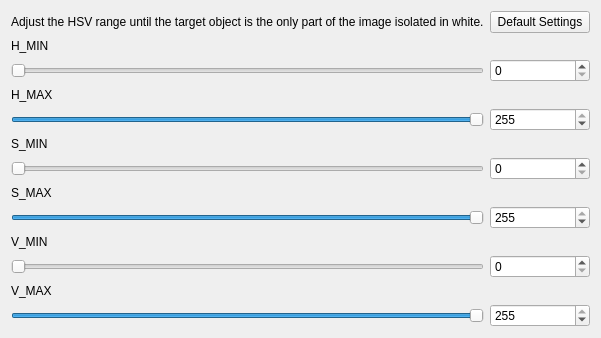
<?xml version="1.0" encoding="UTF-8"?>
<ui version="4.0">
 <class>QtOpenCV_HSV_VSClass</class>
 <widget class="QMainWindow" name="QtOpenCV_HSV_VSClass">
  <property name="geometry">
   <rect>
    <x>0</x>
    <y>0</y>
    <width>548</width>
    <height>323</height>
   </rect>
  </property>
  <property name="windowTitle">
   <string>QtOpenCV_HSV_VS</string>
  </property>
  <widget class="QWidget" name="centralWidget">
   <layout class="QGridLayout" name="gridLayout">
    <item row="0" column="0">
     <widget class="QLabel" name="label_7">
      <property name="text">
       <string>Adjust the HSV range until the target object is the only part of the image isolated in white.</string>
      </property>
     </widget>
    </item>
    <item row="0" column="1">
     <widget class="QPushButton" name="defaultButton">
      <property name="text">
       <string> Default Settings </string>
      </property>
     </widget>
    </item>
    <item row="1" column="0">
     <widget class="QLabel" name="label_3">
      <property name="text">
       <string>H_MIN</string>
      </property>
     </widget>
    </item>
    <item row="2" column="0">
     <widget class="QSlider" name="H_Min_Slider">
      <property name="maximum">
       <number>255</number>
      </property>
      <property name="orientation">
       <enum>Qt::Horizontal</enum>
      </property>
     </widget>
    </item>
    <item row="2" column="1">
     <widget class="QSpinBox" name="hminBox">
      <property name="maximum">
       <number>255</number>
      </property>
     </widget>
    </item>
    <item row="3" column="0">
     <widget class="QLabel" name="label_4">
      <property name="text">
       <string>H_MAX</string>
      </property>
     </widget>
    </item>
    <item row="4" column="0">
     <widget class="QSlider" name="H_Max_Slider">
      <property name="maximum">
       <number>255</number>
      </property>
      <property name="value">
       <number>255</number>
      </property>
      <property name="orientation">
       <enum>Qt::Horizontal</enum>
      </property>
     </widget>
    </item>
    <item row="4" column="1">
     <widget class="QSpinBox" name="hmaxBox">
      <property name="maximum">
       <number>255</number>
      </property>
      <property name="value">
       <number>255</number>
      </property>
     </widget>
    </item>
    <item row="5" column="0">
     <widget class="QLabel" name="label">
      <property name="text">
       <string>S_MIN</string>
      </property>
     </widget>
    </item>
    <item row="6" column="0">
     <widget class="QSlider" name="S_Min_Slider">
      <property name="maximum">
       <number>255</number>
      </property>
      <property name="orientation">
       <enum>Qt::Horizontal</enum>
      </property>
     </widget>
    </item>
    <item row="6" column="1">
     <widget class="QSpinBox" name="sminBox">
      <property name="maximum">
       <number>255</number>
      </property>
     </widget>
    </item>
    <item row="7" column="0">
     <widget class="QLabel" name="label_2">
      <property name="text">
       <string>S_MAX</string>
      </property>
     </widget>
    </item>
    <item row="8" column="0">
     <widget class="QSlider" name="S_Max_Slider">
      <property name="maximum">
       <number>255</number>
      </property>
      <property name="value">
       <number>255</number>
      </property>
      <property name="orientation">
       <enum>Qt::Horizontal</enum>
      </property>
     </widget>
    </item>
    <item row="8" column="1">
     <widget class="QSpinBox" name="smaxBox">
      <property name="maximum">
       <number>255</number>
      </property>
      <property name="value">
       <number>255</number>
      </property>
     </widget>
    </item>
    <item row="9" column="0">
     <widget class="QLabel" name="label_5">
      <property name="text">
       <string>V_MIN</string>
      </property>
     </widget>
    </item>
    <item row="10" column="0">
     <widget class="QSlider" name="V_Min_Slider">
      <property name="maximum">
       <number>255</number>
      </property>
      <property name="orientation">
       <enum>Qt::Horizontal</enum>
      </property>
     </widget>
    </item>
    <item row="10" column="1">
     <widget class="QSpinBox" name="vminBox">
      <property name="maximum">
       <number>255</number>
      </property>
     </widget>
    </item>
    <item row="11" column="0">
     <widget class="QLabel" name="label_6">
      <property name="text">
       <string>V_MAX</string>
      </property>
     </widget>
    </item>
    <item row="12" column="0">
     <widget class="QSlider" name="V_Max_Slider">
      <property name="maximum">
       <number>255</number>
      </property>
      <property name="value">
       <number>255</number>
      </property>
      <property name="orientation">
       <enum>Qt::Horizontal</enum>
      </property>
     </widget>
    </item>
    <item row="12" column="1">
     <widget class="QSpinBox" name="vmaxBox">
      <property name="maximum">
       <number>255</number>
      </property>
      <property name="value">
       <number>255</number>
      </property>
     </widget>
    </item>
   </layout>
  </widget>
 </widget>
 <layoutdefault spacing="6" margin="11"/>
 <resources>
  <include location="QtOpenCV_HSV_VS.qrc"/>
 </resources>
 <connections>
  <connection>
   <sender>vminBox</sender>
   <signal>valueChanged(int)</signal>
   <receiver>V_Min_Slider</receiver>
   <slot>setValue(int)</slot>
   <hints>
    <hint type="sourcelabel">
     <x>493</x>
     <y>255</y>
    </hint>
    <hint type="destinationlabel">
     <x>225</x>
     <y>255</y>
    </hint>
   </hints>
  </connection>
  <connection>
   <sender>vmaxBox</sender>
   <signal>valueChanged(int)</signal>
   <receiver>V_Max_Slider</receiver>
   <slot>setValue(int)</slot>
   <hints>
    <hint type="sourcelabel">
     <x>493</x>
     <y>302</y>
    </hint>
    <hint type="destinationlabel">
     <x>225</x>
     <y>302</y>
    </hint>
   </hints>
  </connection>
  <connection>
   <sender>sminBox</sender>
   <signal>valueChanged(int)</signal>
   <receiver>S_Min_Slider</receiver>
   <slot>setValue(int)</slot>
   <hints>
    <hint type="sourcelabel">
     <x>493</x>
     <y>161</y>
    </hint>
    <hint type="destinationlabel">
     <x>225</x>
     <y>161</y>
    </hint>
   </hints>
  </connection>
  <connection>
   <sender>smaxBox</sender>
   <signal>valueChanged(int)</signal>
   <receiver>S_Max_Slider</receiver>
   <slot>setValue(int)</slot>
   <hints>
    <hint type="sourcelabel">
     <x>493</x>
     <y>208</y>
    </hint>
    <hint type="destinationlabel">
     <x>225</x>
     <y>208</y>
    </hint>
   </hints>
  </connection>
  <connection>
   <sender>hminBox</sender>
   <signal>valueChanged(int)</signal>
   <receiver>H_Min_Slider</receiver>
   <slot>setValue(int)</slot>
   <hints>
    <hint type="sourcelabel">
     <x>493</x>
     <y>67</y>
    </hint>
    <hint type="destinationlabel">
     <x>225</x>
     <y>67</y>
    </hint>
   </hints>
  </connection>
  <connection>
   <sender>hmaxBox</sender>
   <signal>valueChanged(int)</signal>
   <receiver>H_Max_Slider</receiver>
   <slot>setValue(int)</slot>
   <hints>
    <hint type="sourcelabel">
     <x>493</x>
     <y>114</y>
    </hint>
    <hint type="destinationlabel">
     <x>225</x>
     <y>114</y>
    </hint>
   </hints>
  </connection>
  <connection>
   <sender>V_Min_Slider</sender>
   <signal>valueChanged(int)</signal>
   <receiver>vminBox</receiver>
   <slot>setValue(int)</slot>
   <hints>
    <hint type="sourcelabel">
     <x>225</x>
     <y>255</y>
    </hint>
    <hint type="destinationlabel">
     <x>493</x>
     <y>255</y>
    </hint>
   </hints>
  </connection>
  <connection>
   <sender>V_Max_Slider</sender>
   <signal>valueChanged(int)</signal>
   <receiver>vmaxBox</receiver>
   <slot>setValue(int)</slot>
   <hints>
    <hint type="sourcelabel">
     <x>225</x>
     <y>302</y>
    </hint>
    <hint type="destinationlabel">
     <x>493</x>
     <y>302</y>
    </hint>
   </hints>
  </connection>
  <connection>
   <sender>S_Min_Slider</sender>
   <signal>valueChanged(int)</signal>
   <receiver>sminBox</receiver>
   <slot>setValue(int)</slot>
   <hints>
    <hint type="sourcelabel">
     <x>225</x>
     <y>161</y>
    </hint>
    <hint type="destinationlabel">
     <x>493</x>
     <y>161</y>
    </hint>
   </hints>
  </connection>
  <connection>
   <sender>S_Max_Slider</sender>
   <signal>valueChanged(int)</signal>
   <receiver>smaxBox</receiver>
   <slot>setValue(int)</slot>
   <hints>
    <hint type="sourcelabel">
     <x>225</x>
     <y>208</y>
    </hint>
    <hint type="destinationlabel">
     <x>493</x>
     <y>208</y>
    </hint>
   </hints>
  </connection>
  <connection>
   <sender>H_Min_Slider</sender>
   <signal>valueChanged(int)</signal>
   <receiver>hminBox</receiver>
   <slot>setValue(int)</slot>
   <hints>
    <hint type="sourcelabel">
     <x>225</x>
     <y>67</y>
    </hint>
    <hint type="destinationlabel">
     <x>493</x>
     <y>67</y>
    </hint>
   </hints>
  </connection>
  <connection>
   <sender>H_Max_Slider</sender>
   <signal>valueChanged(int)</signal>
   <receiver>hmaxBox</receiver>
   <slot>setValue(int)</slot>
   <hints>
    <hint type="sourcelabel">
     <x>225</x>
     <y>114</y>
    </hint>
    <hint type="destinationlabel">
     <x>493</x>
     <y>114</y>
    </hint>
   </hints>
  </connection>
 </connections>
</ui>
